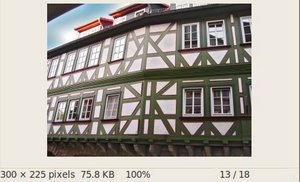
//> input picture Segmentation/CannyEdgeDectection/canny.jpg, 300 x 182 px
$ ./main   (built with g++ and OpenCV 4)
//> lines starting //> are read from the running program, lines starting //| are printed output that depends on the picture
#include "opencv2/imgproc/imgproc.hpp"
#include "opencv2/highgui/highgui.hpp"
#include <stdlib.h>
#include <stdio.h>

using namespace cv;

/// Global variables

Mat src, src_gray;
Mat dst, detected_edges;

int edgeThresh = 1;
int lowThreshold;
int const max_lowThreshold = 100;
int ratio = 3;
int kernel_size = 3;
char* window_name = "Edge Map";


void CannyThreshold(int, void*)
{
  /// Reduce noise with a kernel 3x3
  blur( src_gray, detected_edges, Size(3,3) );

  /// Canny detector
  Canny( detected_edges, detected_edges, lowThreshold, lowThreshold*ratio, kernel_size );

  /// Using Canny's output as a mask, we display our result
  dst = Scalar::all(0);

  src.copyTo( dst, detected_edges);
  imshow( window_name, dst );
 }


/** @function main */
int main( )
{
   src = imread( "canny.jpg", 1 ); ///image load
//> src is the input picture: 182 rows x 300 cols, CV_8UC3; mean B, G, R 156.3, 163.3, 168.5
    imshow("source", src);

  /// Create a matrix of the same type and size as src (for dst)
  dst.create( src.size(), src.type() );

  /// Convert the image to grayscale
  cvtColor( src, src_gray, CV_BGR2GRAY );
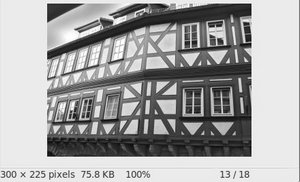
//> src_gray: 182 rows x 300 cols, CV_8UC1; min 2, max 255, mean 164

  /// Create a window
  namedWindow( window_name, CV_WINDOW_AUTOSIZE );

  /// Create a Trackbar for user to enter threshold
  createTrackbar( "Min Threshold:", window_name, &lowThreshold, max_lowThreshold, CannyThreshold );

  /// Show the image
  CannyThreshold(0, 0);
//> in CannyThreshold, `blur( src_gray, detected_edges, Size(3,3) );`:
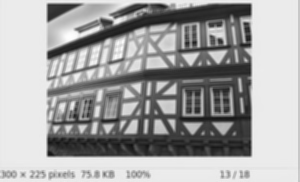
//> detected_edges: 182 rows x 300 cols, CV_8UC1; min 16, max 254, mean 164.2
//> in CannyThreshold, `Canny( detected_edges, detected_edges, lowThreshold, lowThreshold*rati..`:
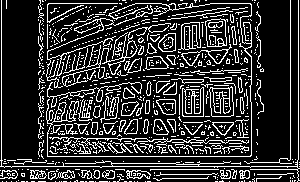
//> detected_edges: 182 rows x 300 cols, CV_8UC1; 20% white in thin lines or dots
//> in CannyThreshold, `src.copyTo( dst, detected_edges);`:
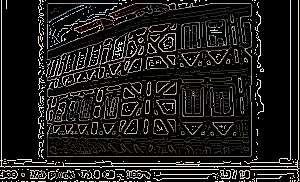
//> dst: 182 rows x 300 cols, CV_8UC3; mean B, G, R 28.2, 29.4, 30.7

  /// Wait until user exit program by pressing a key
  waitKey(0);

  return 0;
  }
